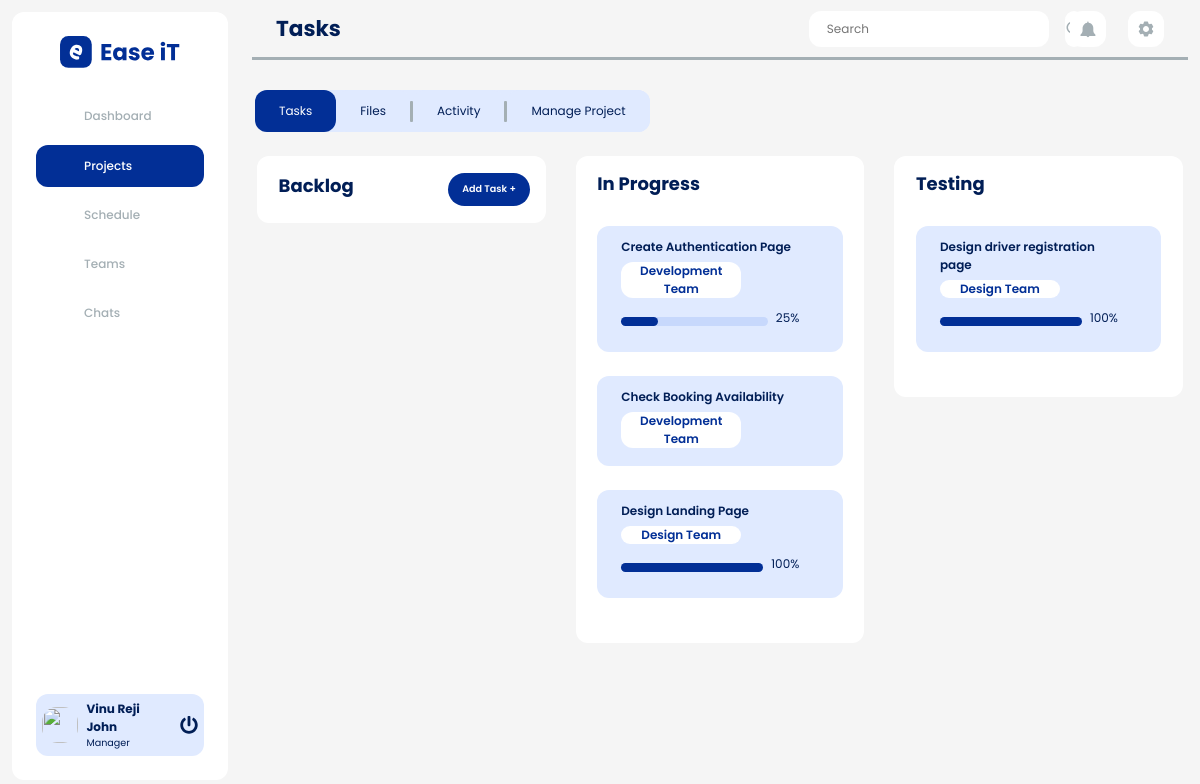
The page /tasks.php?id=1 (signed in) on the database its author committed.
### tables this page shows
CREATE TABLE `tbl_user_role` (
  `role_id` int(10) NOT NULL,
  `role_name` varchar(50) NOT NULL,
  `role_permission` int(10) NOT NULL
);

CREATE TABLE `tbl_tasks` (
  `task_id` int(15) NOT NULL,
  `task_title` varchar(300) NOT NULL,
  `task_description` varchar(500) NOT NULL,
  `team_id` int(15) NOT NULL,
  `task_added_by` int(15) NOT NULL,
  `task_status` int(11) NOT NULL,
  `project_id` int(15) NOT NULL,
  `task_created_at` date NOT NULL DEFAULT current_timestamp(),
  `progress` int(11) NOT NULL DEFAULT -1
);

CREATE TABLE `tbl_teams` (
  `team_id` int(10) NOT NULL,
  `team_title` varchar(50) NOT NULL,
  `manager_id` int(10) NOT NULL
);

### tasks.php (the view, shortened to what this page needs)
<?php
include('./config/connect.php');
if (isset($_SESSION["pmsSession"]) != session_id()) {
    header("Location: ./index.php");
    die();
} else {
    $tId = $_SESSION['projectID'];
?>
    <!DOCTYPE html>
    <html>
    <head>
        <link rel="stylesheet" href="./stylesheets/css/style.css" />
        <link rel="stylesheet" href="./stylesheets/css/bootstrap.min.css" />
    </head>
    <body class="dashboard-body" style="overflow-y: hidden;">
        <div class="dashboard-container">
            <?php include("./layouts/sidebar.php"); ?>
            <?php include("./layouts/header.php"); ?>
            <div class="dashboard-contents">
                <div class="row">
                    <?php include_once("./layouts/tab.php"); ?>
                </div>
                <div class="row">
                    <div class="col-12 task-page-container">
                        <div class="d-flex mx-n3">
                            <div class="col-4">
                                <div class="task-items-container" id="1">
                                    <div class="task-container-header">
                                        <h1 class="content-heading">Backlog</h1>
                                        <button data-toggle='modal' data-target='#addTasksModal' style="<?= ($_SESSION['currentUserTypeId'] == '2') ? 'display:block;' : 'display:none;'; ?>" class="add-task-item-btn">Add Task +</button>
                                    </div>
                                    <div id="tasks-placeholder" class="pt-4">
                                    </div>
                                </div>
                            </div>
                            <div class="col-4">
                                <div class="task-items-container" id="2">
                                    <div class="task-container-header">
                                        <h1 class="content-heading">In Progress</h1>
                                    </div>
                                    <div class="pt-4">
                                        <?php getTaskCard($tId, 2, $connect); ?>
                                    </div>
                                </div>
                            </div>
                            <div class="col-4">
                                <div class="task-items-container" id="3">
                                    <div class="task-container-header">
                                        <h1 class="content-heading">Testing</h1>
                                    </div>
                                    <div class="pt-4">
                                        <?php getTaskCard($tId, 3, $connect); ?>
                                    </div>
                                </div>
                            </div>
                        </div>
                    </div>
                </div>
            </div>
        </div>
    </body>
    </html>
<?php
}
?>
<?php
function getTaskCard($tId, $status, $connect)
{
    $sql = "SELECT * FROM tbl_tasks WHERE task_status=$status AND project_id=$tId";
    $result = mysqli_query($connect, $sql);
    while ($row = mysqli_fetch_assoc($result)) {
        $task_id = $row['task_id'];
        $task_title = $row['task_title'];
        $team_id = $row['team_id'];
        $sql2 = "SELECT * FROM tbl_teams WHERE team_id = $team_id";
        $result2 = mysqli_query($connect, $sql2);
        $val = mysqli_fetch_assoc($result2);
        $team_name = $val['team_title'];
        $progress = $row['progress'];
        $displayStatus = ($progress == -1) ? "display:none;" : "";
        echo '
<div id="' . $task_id . '" class="task-items" draggable="true">
<div class="task-item-details">
    <p class="task-item-title">
        ' . $task_title . '
    </p>
    <p class="task-item-sub-title">' . $team_name . '</p>
    <div id="progressBarContainer" style="'.$displayStatus.'">
        <progress value="' . $progress . '" max="100" class="progressBar"></progress>
        <label class="progressLabel ml-2" >' . $progress . '%</label>
    </div>
</div>
</div>
';
    }
}
?>

### layouts/sidebar.php
<?php
include('./config/connect.php');
$activePage = basename($_SERVER['PHP_SELF'], ".php");
$userName = $_SESSION['userName'];
$userType = $_SESSION['currentUserTypeId'];
$proPic = $_SESSION['proPic'];
$selectRole= "SELECT `role_name` FROM tbl_user_role WHERE `role_id` = '$userType '";
$result3 = mysqli_query($connect, $selectRole);
$roleName = mysqli_fetch_assoc($result3);
?>
<div class="sidebar-container">
    <nav class="nav-container">
        <div class="logo-container">
            <img src="./assets/images/logo.svg" alt="ease-it-logo" class="logo" />
        </div>
        <ul class="nav">
            <a href="./dashboard.php">
                <li class="nav-items <?= ($activePage == 'dashboard') ? 'active-nav':''; ?>">
                    <span class="ico">
                        <object class="svgClass" type="image/svg+xml" data="./assets/icons/dashboard-ico.svg"></object>
                    </span><span>Dashboard</span>
                </li>
            </a>
            <a href="./project.php">
                <li class="nav-items <?= ($activePage == 'project') || ($activePage == 'activity') || ($activePage == 'tasks') || ($activePage == 'files') || ($activePage == 'manageProject') ? 'active-nav':''; ?>">
                    <span class="ico">
                        <object class="svgClass" type="image/svg+xml" data="./assets/icons/project-ico.svg"></object>
                    </span>
                    <span>Projects</span>
                </li>
            </a>
            <a href="./schedule.php">
            <li class="nav-items <?= ($activePage == 'schedule') ? 'active-nav':''; ?>">
                <span class="ico">
                    <object class="svgClass" type="image/svg+xml" data="./assets/icons/schedule-ico.svg"></object>
                </span><span>Schedule</span>
            </li>
            </a>
            <a href="./teams.php">
            <li class="nav-items <?= ($activePage == 'teams') || ($activePage == 'manageteam') || ($activePage == 'teamMemberDetails') || ($activePage == 'userDetails') ? 'active-nav':''; ?> ">
                <span class="ico"><object class="svgClass" type="image/svg+xml"
                        data="./assets/icons/team-ico.svg"></object></span><span>Teams</span>
            </li>
            </a>
            <a href="./chats.php">
            <li class="nav-items <?= ($activePage == 'chats')  ? 'active-nav':''; ?> ">
                <span class="ico"><object class="svgClass" type="image/svg+xml"
                        data="./assets/icons/chat-ico.svg"></object></span><span>Chats</span>
            </li>
            </a>
        </ul>
    </nav>
    <div class="s-profile-container">
        <a href="./manageProfile.php">
    <?php echo '<img class="pro-pic-ico" src="./assets/uploads/' . $proPic . '" alt="" />';?>
    </a>
        <a href="./manageProfile.php" class="pro-details-container">
            <p class="pro-name"><?php echo ucwords($userName); ?></p>
            <p class="pro-role"><?php echo ucwords($roleName['role_name']);?></p>
        </a>
        <a href="./auth/logoutController.php"><img class="log-out-btn" src="./assets/icons/power-off-ico.svg" alt="" /></a>
    </div>
</div>

### rows shown on the page
tbl_user_role: role_name "Manager"
tbl_tasks: task_title "Create Authentication Page", team.team_title "Development Team", progress "25"
tbl_tasks: task_title "Check Booking Availability", team.team_title "Development Team"
tbl_tasks: task_title "Design Landing Page", team.team_title "Design Team", progress "100"
tbl_tasks: task_title "Design driver registration page", team.team_title "Design Team", progress "100"

### other values the page prints
$userName "Vinu Reji John"
$activePage "Tasks"
